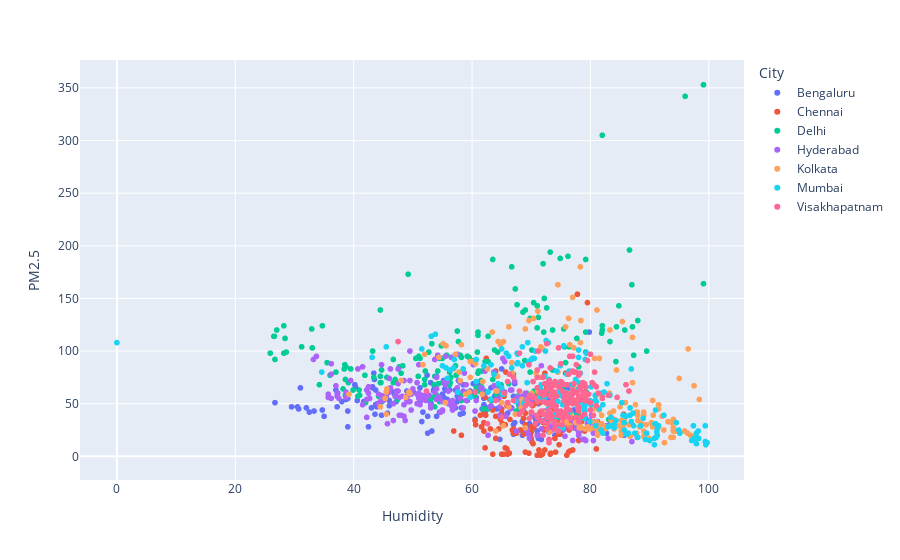

The notebook cell saved with this chart:
### Code cell
fig=px.scatter(d1,'median_x','median_y',color="City",labels={'median_x':'Humidity','median_y':'PM2.5'})
fig.show()

### Figure 1 — Plotly figure (JSON) as saved in the notebook; plotly's stock layout.template omitted (floating-point values rounded to 4 significant figures; data arrays with more than 128 entries replaced by an {"elided": "..."} marker saying what was removed)
{"data": [{"hovertemplate": "City=Bengaluru<br>Humidity=%{x}<br>PM2.5=%{y}<extra></extra>", "legendgroup": "Bengaluru", "marker": {"color": "#636efa", "symbol": "circle"}, "mode": "markers", "name": "Bengaluru", "showlegend": true, "type": "scattergl", "x": {"elided": "194 float values"}, "xaxis": "x", "y": {"elided": "194 int values"}, "yaxis": "y"}, {"hovertemplate": "City=Chennai<br>Humidity=%{x}<br>PM2.5=%{y}<extra></extra>", "legendgroup": "Chennai", "marker": {"color": "#EF553B", "symbol": "circle"}, "mode": "markers", "name": "Chennai", "showlegend": true, "type": "scattergl", "x": {"elided": "140 float values"}, "xaxis": "x", "y": {"elided": "140 int values"}, "yaxis": "y"}, {"hovertemplate": "City=Delhi<br>Humidity=%{x}<br>PM2.5=%{y}<extra></extra>", "legendgroup": "Delhi", "marker": {"color": "#00cc96", "symbol": "circle"}, "mode": "markers", "name": "Delhi", "showlegend": true, "type": "scattergl", "x": {"elided": "198 float values"}, "xaxis": "x", "y": {"elided": "198 int values"}, "yaxis": "y"}, {"hovertemplate": "City=Hyderabad<br>Humidity=%{x}<br>PM2.5=%{y}<extra></extra>", "legendgroup": "Hyderabad", "marker": {"color": "#ab63fa", "symbol": "circle"}, "mode": "markers", "name": "Hyderabad", "showlegend": true, "type": "scattergl", "x": {"elided": "193 float values"}, "xaxis": "x", "y": {"elided": "193 int values"}, "yaxis": "y"}, {"hovertemplate": "City=Kolkata<br>Humidity=%{x}<br>PM2.5=%{y}<extra></extra>", "legendgroup": "Kolkata", "marker": {"color": "#FFA15A", "symbol": "circle"}, "mode": "markers", "name": "Kolkata", "showlegend": true, "type": "scattergl", "x": {"elided": "193 float values"}, "xaxis": "x", "y": {"elided": "193 int values"}, "yaxis": "y"}, {"hovertemplate": "City=Mumbai<br>Humidity=%{x}<br>PM2.5=%{y}<extra></extra>", "legendgroup": "Mumbai", "marker": {"color": "#19d3f3", "symbol": "circle"}, "mode": "markers", "name": "Mumbai", "showlegend": true, "type": "scattergl", "x": {"elided": "194 float values"}, "xaxis": "x", "y": {"elided": "194 int values"}, "yaxis": "y"}, {"hovertemplate": "City=Visakhapatnam<br>Humidity=%{x}<br>PM2.5=%{y}<extra></extra>", "legendgroup": "Visakhapatnam", "marker": {"color": "#FF6692", "symbol": "circle"}, "mode": "markers", "name": "Visakhapatnam", "showlegend": true, "type": "scattergl", "x": {"elided": "190 float values"}, "xaxis": "x", "y": {"elided": "190 int values"}, "yaxis": "y"}], "layout": {"autosize": true, "legend": {"title": {"text": "City"}, "tracegroupgap": 0}, "margin": {"t": 60}, "xaxis": {"anchor": "y", "autorange": true, "domain": [0, 1], "range": [-6.235, 105.9], "title": {"text": "Humidity"}, "type": "linear"}, "yaxis": {"anchor": "x", "autorange": true, "domain": [0, 1], "range": [-23.96, 378.0], "title": {"text": "PM2.5"}, "type": "linear"}}}
